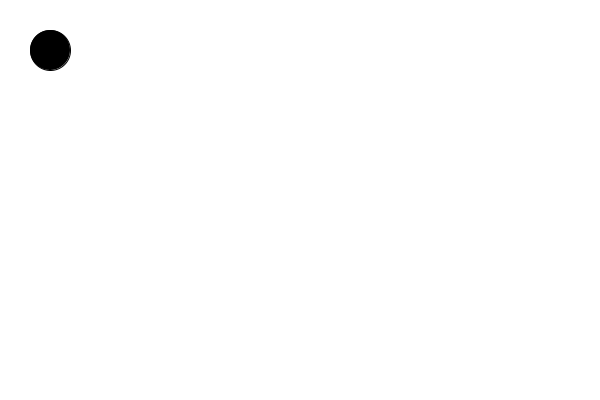
Frame 1 (no input)
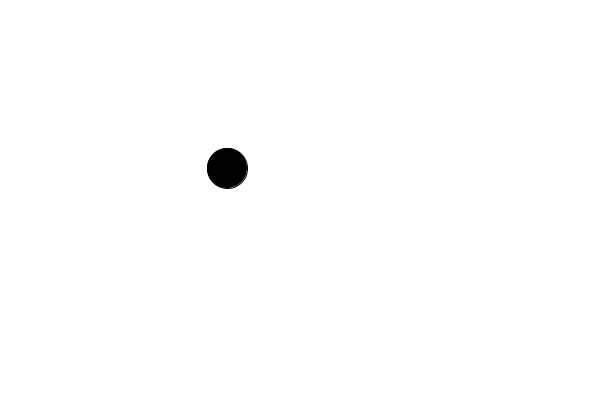
Frame 60 (the mouse pressed at the canvas centre just before this capture)
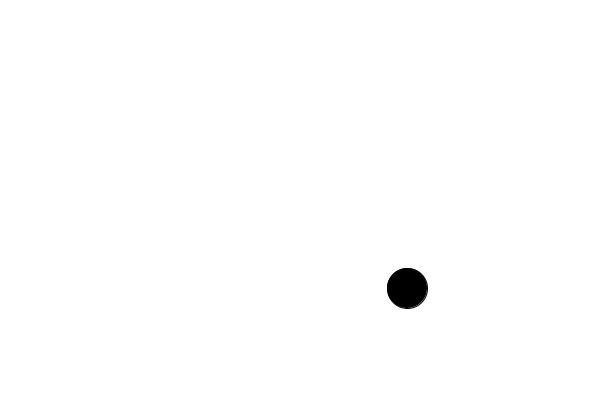
Frame 120 (the mouse held since frame 60 and released just before this capture)

The Processing sketch that drew these frames (run headless with seeded random() and noise(); from frame 60 on, the mouse is pressed at the canvas centre):

// Processing sketch: BouncingBall
// ── BouncingBall.pde
int xVel = (int)random(1,5); //speed på x aksen
int xPos = 50; //Hvor den starter på x aksen
int yVel = (int)random(1,5); //speed på y aksen
int yPos = 50; //Hvor den starter på y aksen
boolean moveRight = true; //starter retningen
boolean moveDown = true;
int ballDiameter = 40; //boldens diameter

void setup() {
  size(600, 400); //størrelse på canvas
  fill(0);
}

void draw() {
  background(255); //hvid baggrund (Fjerner forrige cirkel)
  ellipse(xPos, yPos, ballDiameter, ballDiameter); 

//Venstre og højre bevægelser
  if (moveRight==true) {
    xPos = xPos + xVel;
    if (xPos>=width-(ballDiameter/2)) {
      moveRight = false;
    }
  }
  if (moveRight==false) {
    xPos = xPos - xVel;
    if (xPos <= 0+(ballDiameter/2)) {
      moveRight = true;
    }
  }
  
  //Op og ned bevægelse
    if (moveDown==true) {
    yPos = yPos + yVel;
    if (yPos>=height-(ballDiameter/2)) {
      moveDown = false;
    }
  }
  if (moveDown==false) {
    yPos = yPos - yVel;
    if (yPos <= 0+(ballDiameter/2)) {
      moveDown = true;
    }
  }
}

void keyPressed() {
  if (key=='a') {
    moveRight = false;
    println("a");
  }
  if (key=='d') {
    moveRight = true;
    println("d");
  }
}
